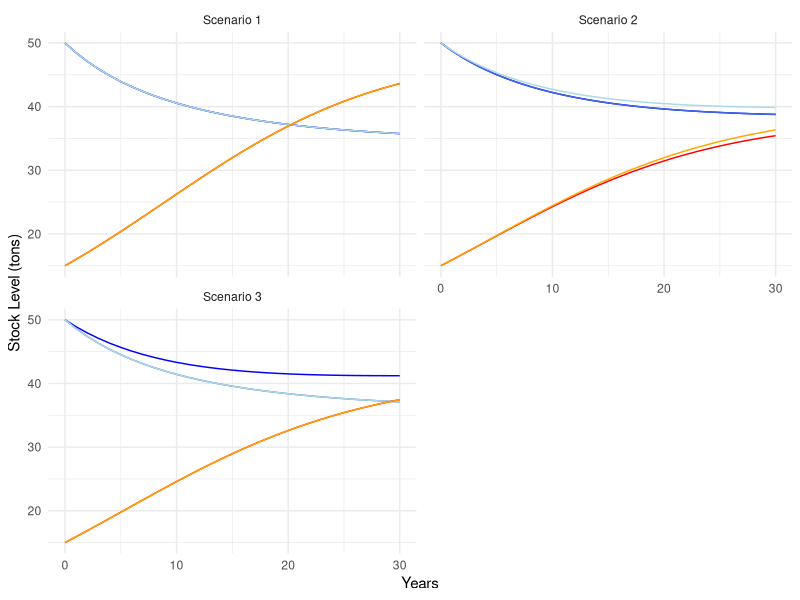
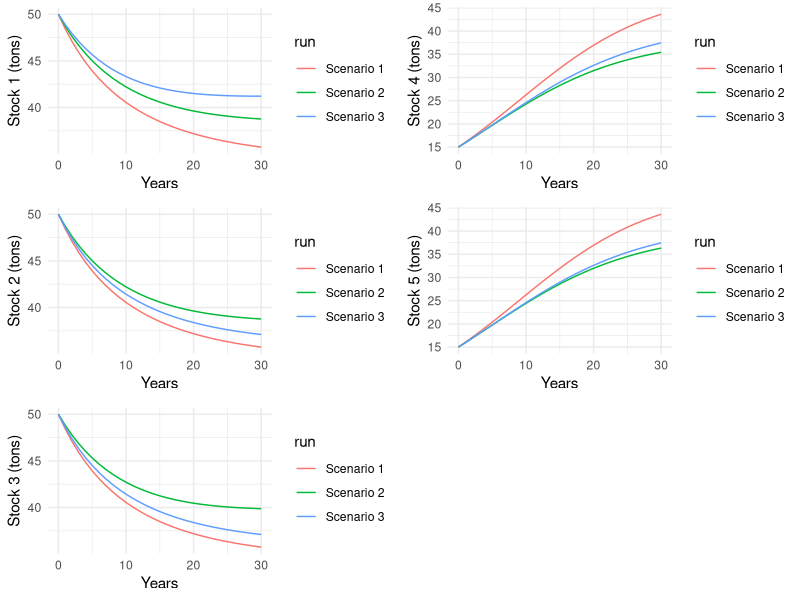
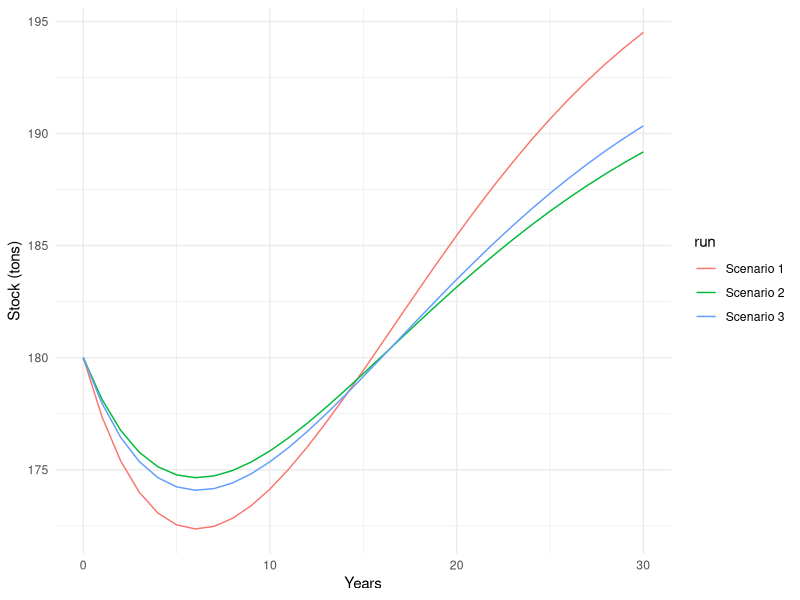
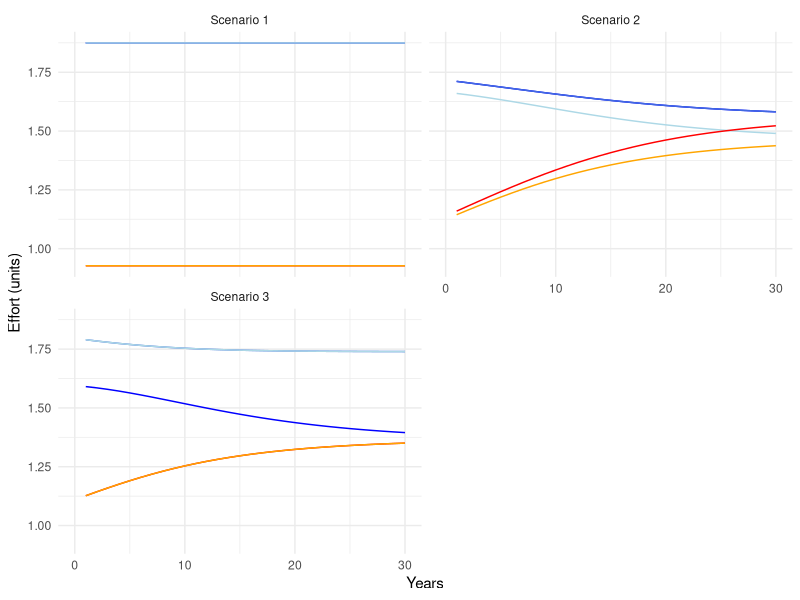
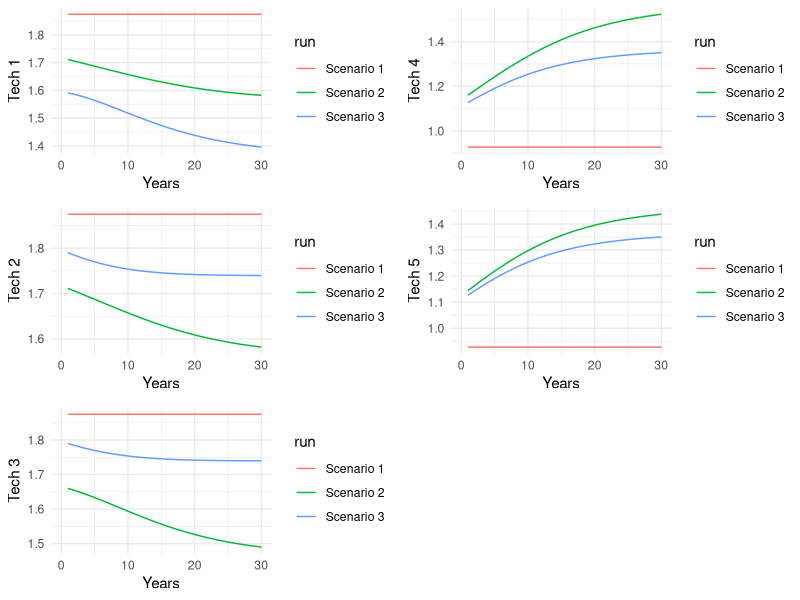
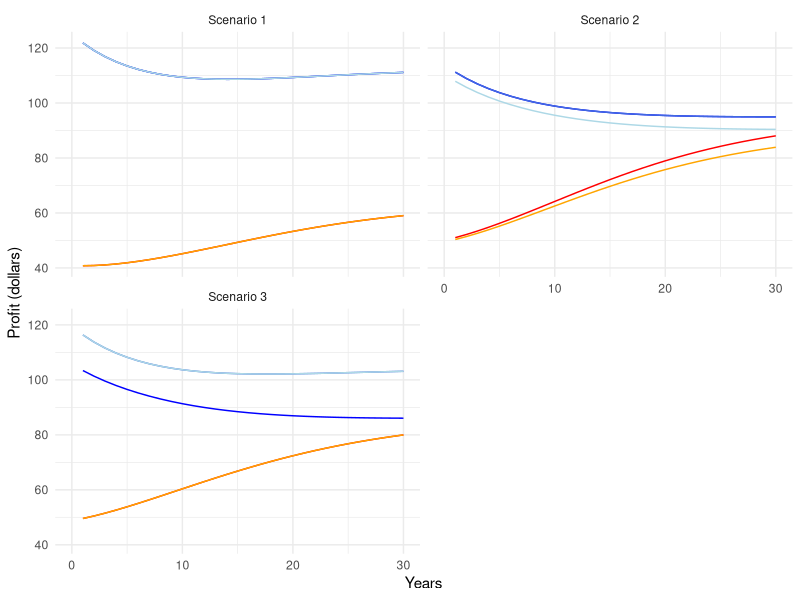
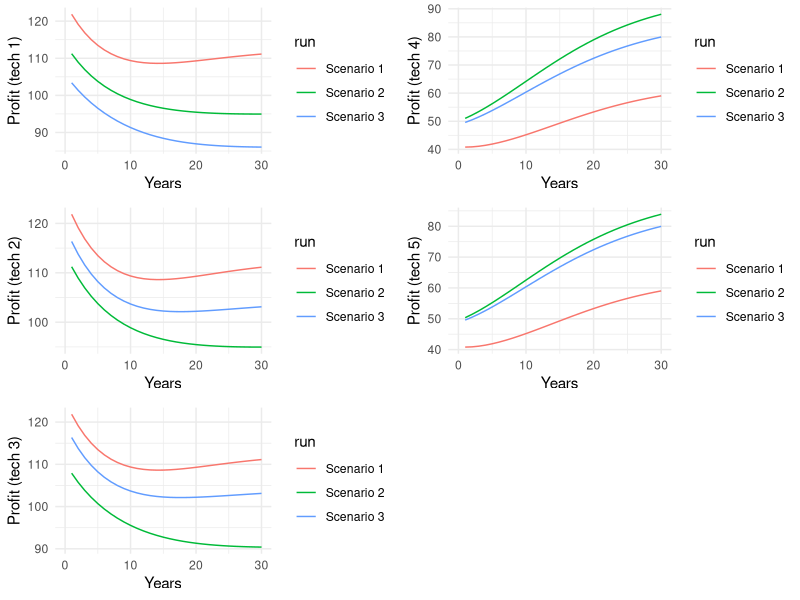
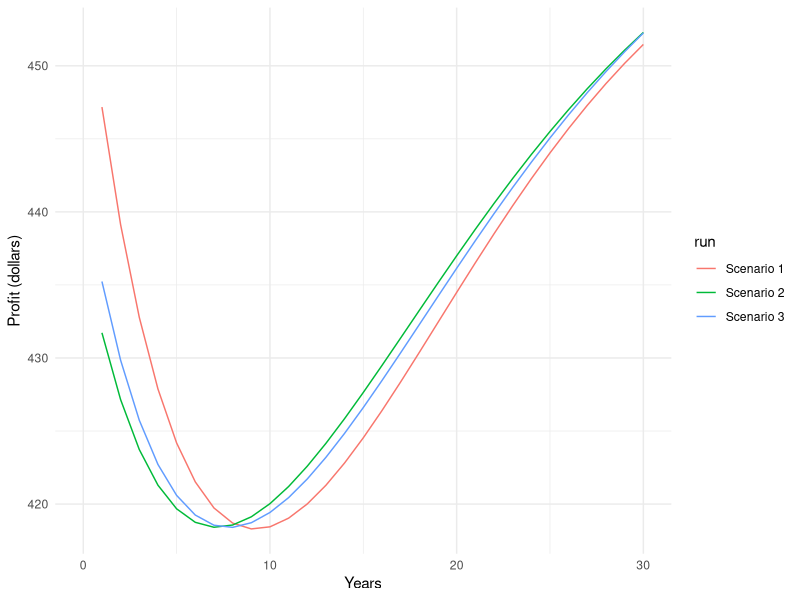

Reproduce these figures in R, in order.
## ---- chunk 1
knitr::opts_chunk$set(echo = TRUE, message=FALSE, warning=FALSE, echo=FALSE)

library(tidyverse)
library(here)
library(scales)
library(gridExtra)
library(grid)
library(kableExtra)
## ---- chunk 2
# Read files results

# data
species_df <- read_csv(here("working_model","health status explore","model run results files","species.csv"))
# data
tech_df <- read_csv(here("working_model","health status explore","model run results files","tech_cost.csv"))


# general output files
output_sc1 <- read_csv(here("working_model","health status explore","model run results files","output_b_overfish1.csv")) %>% 
  mutate(run = "Scenario 1",
         year = seq(0,30))
output_sc2 <- read_csv(here("working_model","health status explore","model run results files","output_b_overfish2.csv"))%>% 
  mutate(run = "Scenario 2",
         year = seq(0,30))
output_sc3 <- read_csv(here("working_model","health status explore","model run results files","output_b_overfish3.csv"))%>% 
  mutate(run = "Scenario 3",
         year = seq(0,30))

# sum of profits

npv_sc1 <- read_csv(here("working_model","health status explore","model run results files","NPV_b_overfish1.csv")) %>% 
  mutate(run = "Scenario 1")
npv_sc2 <- read_csv(here("working_model","health status explore","model run results files","NPV_b_overfish2.csv")) %>% 
  mutate(run = "Scenario 2")
npv_sc3 <- read_csv(here("working_model","health status explore","model run results files","NPV_b_overfish3.csv")) %>% 
  mutate(run = "Scenario 3")

#Group them
all_outputs <- rbind(output_sc1, output_sc2, output_sc3) %>% 
  mutate(tot_profits = profit_per_t.t_1+profit_per_t.t_2+profit_per_t.t_3+profit_per_t.t_4+profit_per_t.t_5,
         tot_stock=stock.s_1+stock.s_2+stock.s_3+stock.s_4+stock.s_5)

NPVs <- rbind(npv_sc1, npv_sc2, npv_sc3) %>% 
  rename(total_profit=x)

## ---- chunk 3

# Make tables
species_table <- kable(species_df, col.names = c("Species", "r", "K", "Starting stock (X)", "price")) %>% 
  kable_classic(full_width = F)

tech_table <- kable(tech_df, col.names = c("Tech", "
                                               q1", "q2", "q3", 
                                               "q4", "q5",
                                               "cost")) %>% 
  kable_classic(full_width = F)

species_table

tech_table
## ---- chunk 4
# Graph
ggplot(data = all_outputs)+
  geom_line(aes(y=stock.s_1, x=year), color="blue")+ 
  geom_line(aes(y=stock.s_2, x=year), color="royalblue")+ 
  geom_line(aes(y=stock.s_3, x=year), color="lightblue")+ 
  geom_line(aes(y=stock.s_4, x=year), color="red")+ 
  geom_line(aes(y=stock.s_5, x=year), color="orange")+ 
  theme_minimal()+
  labs(x= "Years",
         y= "Stock Level (tons)")+
  facet_wrap(~ run, nrow=2)

## ---- chunk 5
# Graph
stocck_1gr <- ggplot(data = all_outputs, aes(y=stock.s_1, x=year, group=run, color=run))+
  geom_line()+
  theme_minimal()+
  labs(x= "Years",
         y= "Stock 1 (tons)")

stocck_2gr <- ggplot(data = all_outputs, aes(y=stock.s_2, x=year, group=run, color=run))+
  geom_line()+
  theme_minimal()+
  labs(x= "Years",
         y= "Stock 2 (tons)")

stocck_3gr <- ggplot(data = all_outputs, aes(y=stock.s_3, x=year, group=run, color=run))+
  geom_line()+
  theme_minimal()+
  labs(x= "Years",
         y= "Stock 3 (tons)")

stocck_4gr <- ggplot(data = all_outputs, aes(y=stock.s_4, x=year, group=run, color=run))+
  geom_line()+
  theme_minimal()+
  labs(x= "Years",
         y= "Stock 4 (tons)")

stocck_5gr <- ggplot(data = all_outputs, aes(y=stock.s_5, x=year, group=run, color=run))+
  geom_line()+
  theme_minimal()+
  labs(x= "Years",
         y= "Stock 5 (tons)")

grid.arrange(stocck_1gr, stocck_4gr, stocck_2gr, stocck_5gr, stocck_3gr, ncol=2, nrow= 3)
## ---- chunk 6
# Graph
ggplot(data = all_outputs, aes(y=tot_stock, x=year, group=run, color=run))+
  geom_line()+
  theme_minimal()+
  labs(x= "Years",
         y= "Stock (tons)")
  
## ---- chunk 7
# Graph
ggplot(data = all_outputs)+
  geom_line(aes(y=effort.t_1, x=year), color="blue")+ 
  geom_line(aes(y=effort.t_2, x=year), color="royalblue")+ 
  geom_line(aes(y=effort.t_3, x=year), color="lightblue")+ 
  geom_line(aes(y=effort.t_4, x=year), color="red")+ 
  geom_line(aes(y=effort.t_5, x=year), color="orange")+ 
  theme_minimal()+
  labs(x= "Years",
         y= "Effort (units)")+
  facet_wrap(~ run, nrow=2)

## ---- chunk 8
# Graph
e_1gr <- ggplot(data = all_outputs, aes(y=effort.t_1, x=year, group=run, color=run))+
  geom_line()+
  theme_minimal()+
  labs(x= "Years",
         y= "Tech 1")

e_2gr <- ggplot(data = all_outputs, aes(y=effort.t_2, x=year, group=run, color=run))+
  geom_line()+
  theme_minimal()+
  labs(x= "Years",
         y= "Tech 2")

e_3gr <- ggplot(data = all_outputs, aes(y=effort.t_3, x=year, group=run, color=run))+
  geom_line()+
  theme_minimal()+
  labs(x= "Years",
         y= "Tech 3")

e_4gr <- ggplot(data = all_outputs, aes(y=effort.t_4, x=year, group=run, color=run))+
  geom_line()+
  theme_minimal()+
  labs(x= "Years",
         y= "Tech 4")

e_5gr <- ggplot(data = all_outputs, aes(y=effort.t_5, x=year, group=run, color=run))+
  geom_line()+
  theme_minimal()+
  labs(x= "Years",
         y= "Tech 5")

grid.arrange(e_1gr, e_4gr, e_2gr, e_5gr, e_3gr, ncol=2, nrow= 3)
## ---- chunk 9
# Graph
ggplot(data = all_outputs)+
  geom_line(aes(y=profit_per_t.t_1, x=year), color="blue")+ 
  geom_line(aes(y=profit_per_t.t_2, x=year), color="royalblue")+ 
  geom_line(aes(y=profit_per_t.t_3, x=year), color="lightblue")+ 
  geom_line(aes(y=profit_per_t.t_4, x=year), color="red")+ 
  geom_line(aes(y=profit_per_t.t_5, x=year), color="orange")+ 
  theme_minimal()+
  labs(x= "Years",
         y= "Profit (dollars)")+
  facet_wrap(~ run, nrow=2)

## ---- chunk 10
# Graph
p_1gr <- ggplot(data = all_outputs, aes(y=profit_per_t.t_1, x=year, group=run, color=run))+
  geom_line()+
  theme_minimal()+
  labs(x= "Years",
         y= "Profit (tech 1)")

p_2gr <- ggplot(data = all_outputs, aes(y=profit_per_t.t_2, x=year, group=run, color=run))+
  geom_line()+
  theme_minimal()+
  labs(x= "Years",
         y= "Profit (tech 2)")

p_3gr <- ggplot(data = all_outputs, aes(y=profit_per_t.t_3, x=year, group=run, color=run))+
  geom_line()+
  theme_minimal()+
  labs(x= "Years",
         y= "Profit (tech 3)")

p_4gr <- ggplot(data = all_outputs, aes(y=profit_per_t.t_4, x=year, group=run, color=run))+
  geom_line()+
  theme_minimal()+
  labs(x= "Years",
         y= "Profit (tech 4)")

p_5gr <- ggplot(data = all_outputs, aes(y=profit_per_t.t_5, x=year, group=run, color=run))+
  geom_line()+
  theme_minimal()+
  labs(x= "Years",
         y= "Profit (tech 5)")

grid.arrange(p_1gr, p_4gr, p_2gr, p_5gr, p_3gr, ncol=2, nrow= 3)
## ---- chunk 11
# Graph
ggplot(data = all_outputs, aes(y=tot_profits, x=year, group=run, color=run))+
  geom_line()+
  theme_minimal()+
  labs(x= "Years",
         y= "Profit (dollars)")
